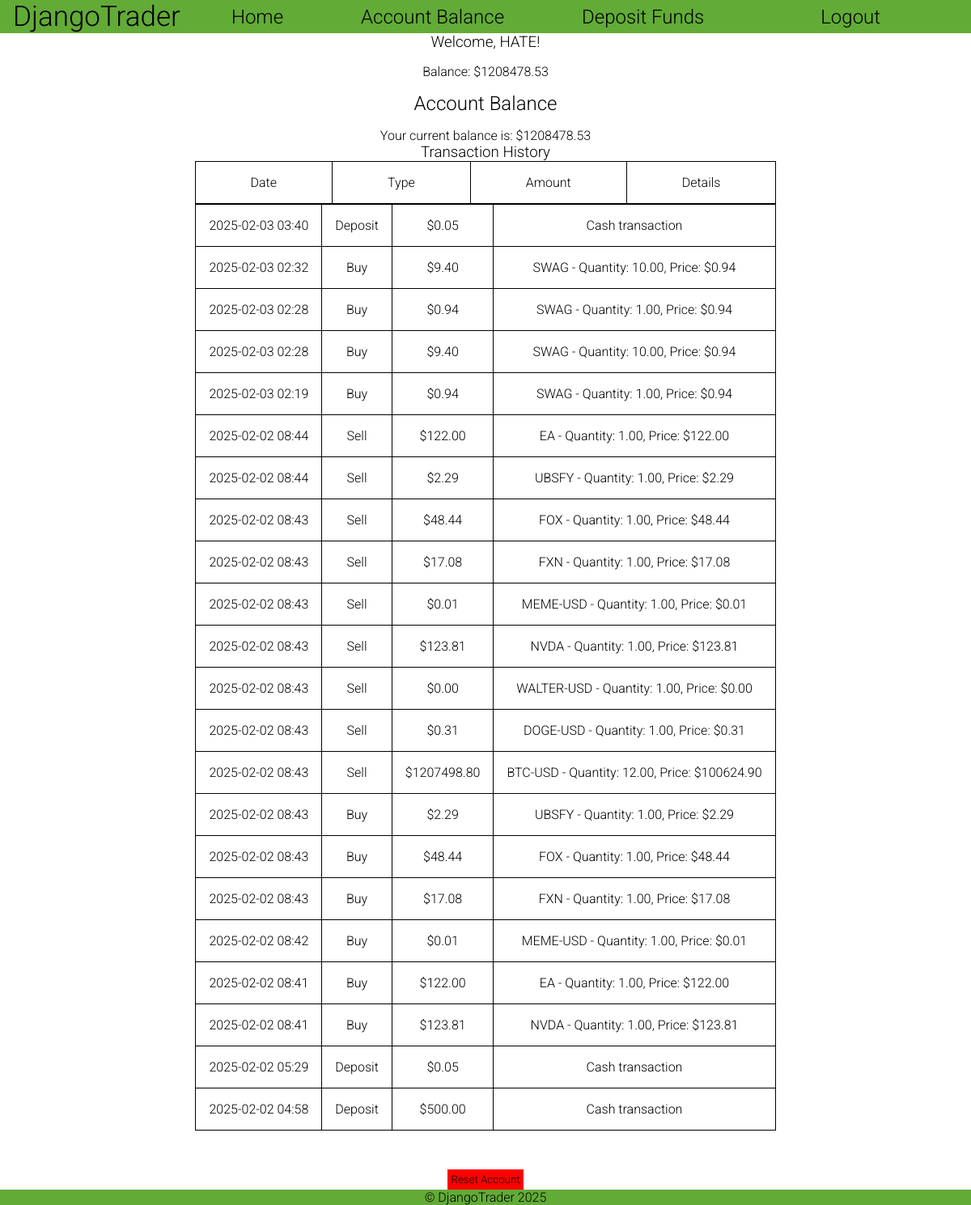
/accounts/balance/ (signed in), run on the app's committed database.
### accounts/models.py (models this page shows, shortened)
class Profile(models.Model):
    user = models.OneToOneField(User, on_delete=models.CASCADE)
    balance = models.DecimalField(max_digits=12, decimal_places=2, default=500.00)
    def get_transactions(self):
        return Transaction.objects.filter(user=self.user).order_by('-timestamp')

class Transaction(models.Model):
    TRANSACTION_TYPES = [
        ('DEPOSIT', 'Deposit'),
        ('STOCK_BUY', 'Stock Buy'),
        ('STOCK_SELL', 'Stock Sell'),
    ]
    user = models.ForeignKey(User, on_delete=models.CASCADE)
    amount = models.DecimalField(max_digits=12, decimal_places=2)
    timestamp = models.DateTimeField(auto_now_add=True)
    transaction_type = models.CharField(max_length=20, choices=TRANSACTION_TYPES, default='DEPOSIT')
    symbol = models.CharField(max_length=10, null=True, blank=True)
    quantity = models.DecimalField(max_digits=12, decimal_places=2, null=True, blank=True)
    price = models.DecimalField(max_digits=12, decimal_places=2, null=True, blank=True)

### accounts/views.py (the view)
# urls.py: path('balance/', views.account_balance, name='balance'),
@login_required
def account_balance(request):
    transactions = request.user.profile.get_transactions()
    context = {
        'balance': request.user.profile.balance,
        'transactions': transactions
    }
    return render(request, 'accounts/balance.html', context)

### accounts/templates/accounts/balance.html (shortened to what this page needs)
{% extends 'trade/base.html' %}
{% load static %}
{% block content %}
    <link
    href="{% static 'accounts/css/style.css' %}"
    rel="stylesheet"
    type="text/css">
    <header>
        <h2>Account Balance</h2>
        <p>Your current balance is: ${{ balance }}</p>
    </header>
    <section>
        <h3>Transaction History</h3>
        {% if transactions %}
            <table class="history-table">
                <thead>
                    <tr>
                        <th>Date</th>
                        <th>Type</th>
                        <th>Amount</th>
                        <th>Details</th>
                    </tr>
                </thead>
                <tbody>
                    {% for transaction in transactions %}
                        <tr>
                            <td>{{ transaction.timestamp|date:"Y-m-d H:i" }}</td>
                            <td>
                                {% if transaction.transaction_type == 'STOCK_BUY' %}
                                    Buy
                                {% elif transaction.transaction_type == 'STOCK_SELL' %}
                                    Sell
                                {% elif transaction.transaction_type == 'DEPOSIT' %}
                                    Deposit
                                {% else %}
                                    {{ transaction.transaction_type|title }}
                                {% endif %}
                            </td>
                            <td>${{ transaction.amount }}</td>
                            <td>
                                {% if transaction.symbol %}
                                    {{ transaction.symbol }} -
                                    Quantity: {{ transaction.quantity }},
                                    Price: ${{ transaction.price }}
                                {% elif transaction.transaction_type == 'DEPOSIT' %}
                                    Cash transaction
                                {% endif %}
                            </td>
                        </tr>
                    {% endfor %}
                </tbody>
            </table>
        {% else %}
            <p>No transactions found.</p>
        {% endif %}
        <div class="reset-container">
            <form action="{% url 'reset_account' %}" method="post">
                <button
                class="reset-button"
                type="submit"
                onclick="return confirm('Are you sure you want to reset your account? This will set your balance to $500 and clear your transaction history.');">
                    Reset Account
                </button>
            </form>
        </div>
    </section>
{% endblock %}

### trade/templates/trade/base.html (shortened to what this page needs)
{% load static %}
<!DOCTYPE html>
<html lang="en">
<head>
    <link href="{% static 'trade/css/style.css' %}" rel="stylesheet" type="text/css">
</head>
<body>
    <nav class="navbar">
        <h1 class="logo"> <a class="nav-logo" href="{% url 'home' %}">DjangoTrader</a></h1>
        <div class="nav-links">
            <a class="nav-item" href="{% url 'home' %}">Home</a>
            {% if user.is_authenticated %}
                <a class="nav-item" href="{% url 'balance' %}">Account Balance</a>
                <a class="nav-item" href="{% url 'deposit' %}">Deposit Funds</a>
                <form class="nav-item" method="post" action="{% url 'logout' %}">
                    <button class="logout-button nav-item" type="submit">Logout</button>
                </form>
            {% else %}
            <a class="nav-item" href="{% url 'login' %}">Login</a>
            {% endif %}
    </div>
    </nav>
    {% if user.is_authenticated %}
        <h3 class="welcome-header">Welcome, {{ user.username }}!</h3>
        {% if user.profile %}
            <p id="user-balance">Balance: ${{ user.profile.balance }}</p>
        {% endif %}
    {% else %}
        <h3 class="welcome-header"><a href="{% url 'login' %}">Login</a> or <a href="{% url 'register' %}">Register</a> to start trading.</p> </h3>
    {% endif %}
    <main class="main-content">
        {% block content %}
        {% endblock %}
    </main>
    <footer>
        <p>&copy; DjangoTrader 2025</p>
    </footer>
</body>
</html>

### trade/static/trade/css/style.css (style rules this page uses)
* { font-family: 'Roboto', sans-serif; font-weight: 300; margin: 0; padding: 0; text-align: center; }
body { height: 100vh; display: flex; flex-direction: column; }
.main-content { flex: 1 0 auto; }
a { text-decoration: none; color: #62AB37; }
button { padding: 0.3rem; border: none; cursor: pointer; background-color: #62AB37; }
nav { font-family: "Open Sans", serif; display: flex; justify-content: space-between; align-items: center; background-color: #62AB37; height: 3rem; padding: 0 1rem; }
.logo { font-size: 35px; }
.nav-logo { text-decoration: none; color: black; }
.nav-links { display: flex; }
.nav-item { font-size: 1.5rem; margin: 0rem 3rem; text-decoration: none; color: black; }
.logout-button { background: none; border: none; cursor: pointer; padding: 0; }
.welcome-header { text-align: center; margin-bottom: 1rem; }
table { border-collapse: collapse; }
tr, td, th { padding: 1rem; border: black solid 1px; }
footer { background-color: #62AB37; text-align: center; }

### accounts/static/accounts/css/style.css (style rules this page uses)
h2 { margin: 1rem; }
table { display: flex; flex-direction: column; align-items: center; }
th { padding: 1rem 4.25rem; }
.reset-button { background-color: red; }
.reset-container { margin-top: 3rem; }

### data on the page
Profile: balance "1208478.53"
Transaction: transaction_type "Deposit"
Transaction: transaction_type "Buy"
Transaction: transaction_type "Buy"
Transaction: transaction_type "Buy"
Transaction: transaction_type "Buy"
Transaction: transaction_type "Sell"
Transaction: transaction_type "Sell"
Transaction: transaction_type "Sell"
Transaction: transaction_type "Sell"
Transaction: transaction_type "Sell"
Transaction: transaction_type "Sell"
Transaction: transaction_type "Sell"
Transaction: transaction_type "Sell"
Transaction: transaction_type "Sell"
Transaction: transaction_type "Buy"
Transaction: transaction_type "Buy"
Transaction: transaction_type "Buy"
Transaction: transaction_type "Buy"
Transaction: transaction_type "Buy"
Transaction: transaction_type "Buy"
Transaction: transaction_type "Deposit"
Transaction: transaction_type "Deposit"

### other printed values
{{ user.username }} "HATE"
{{ user.profile.balance }} "1208478.53"
